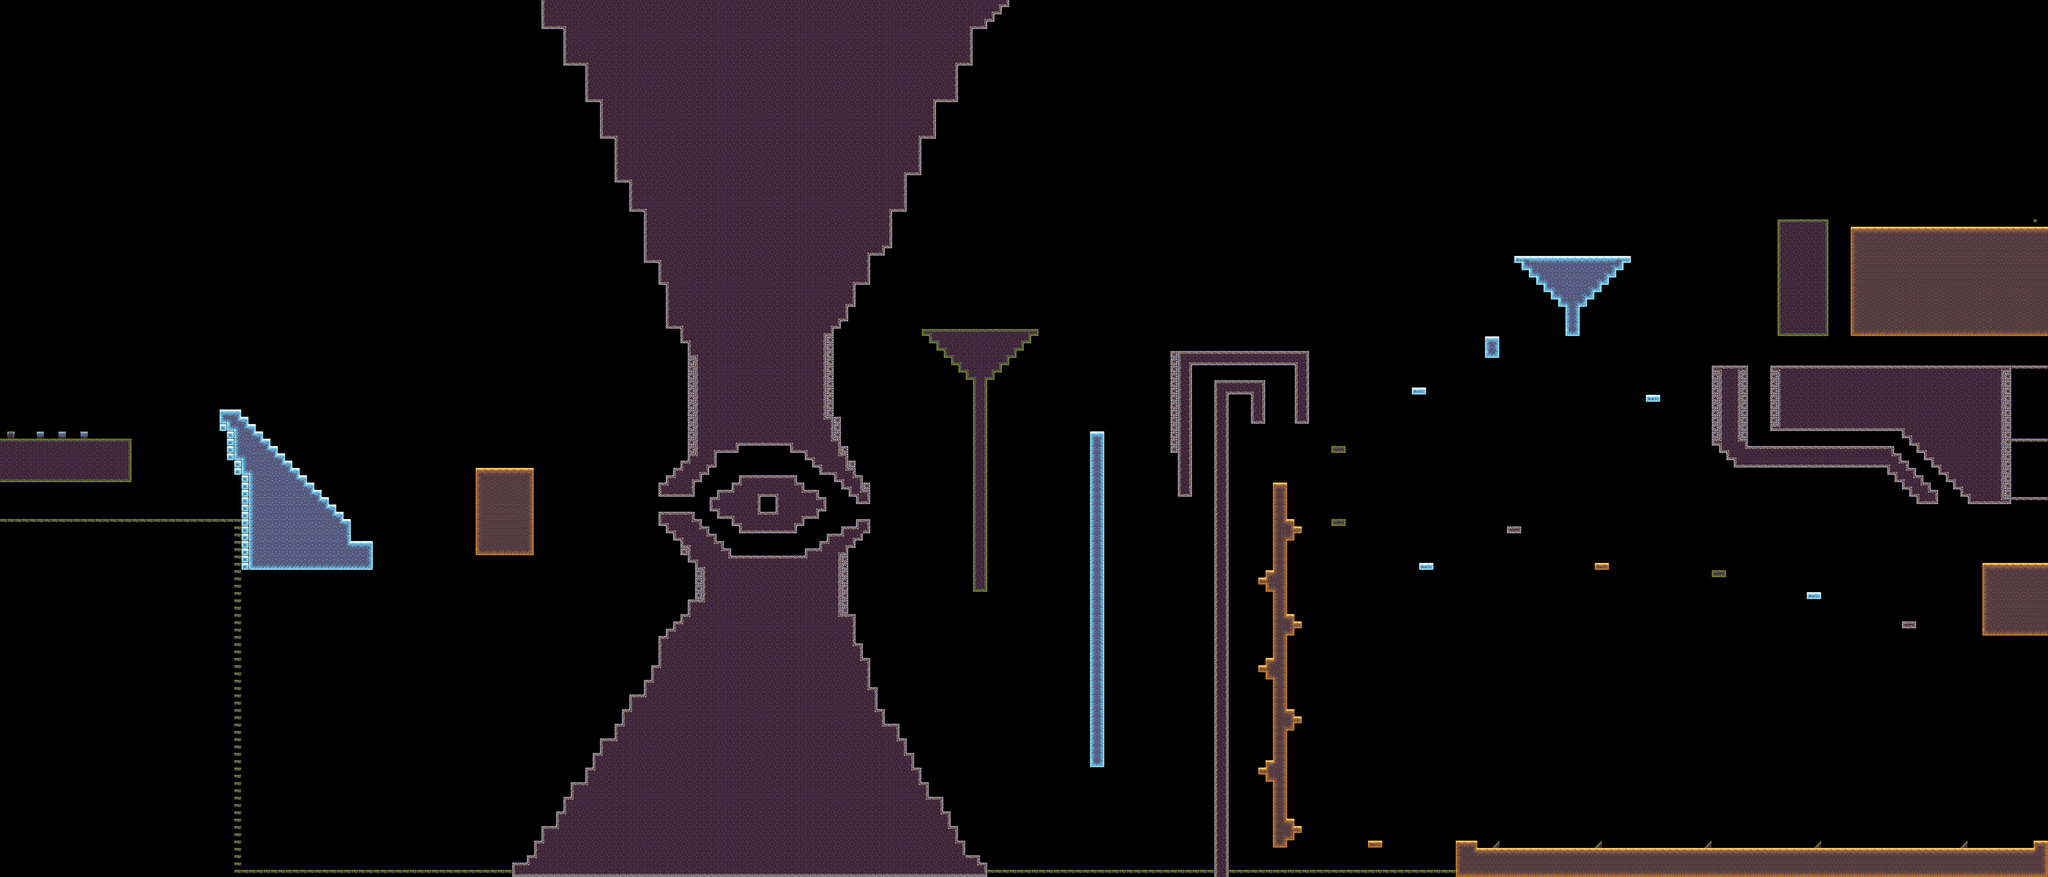

This game map was drawn from its Tiled (.tmx) file and the tilesets committed beside it. A one-line description and the trimmed map source follow:
An orthogonal 280x120 tile map with 32x32 px tiles, 2 tile layers (BlockLayer1, BlockLayer2), 6 tilesets.

<map version="1.10" tiledversion="1.11.2" orientation="orthogonal" renderorder="right-down" width="280" height="120" tilewidth="32" tileheight="32" infinite="0" nextlayerid="4" nextobjectid="1">
 <editorsettings>
  <export target="level4.csv" format="csv" />
 </editorsettings>
 <tileset firstgid="1" source="../Level2/Snow.tsx" />
 <tileset firstgid="61" source="Swamp.tsx" />
 <tileset firstgid="121" name="Mine" tilewidth="32" tileheight="32" tilecount="60" columns="10">
  <image source="../../Sprites/Mine/Tiles/Tileset.png" width="320" height="192" />
 </tileset>
 <tileset firstgid="181" source="Desert.tsx" />
 <tileset firstgid="241" source="../Level1/swamp.tsx" />
 <tileset firstgid="301" source="Combined.tsx" />
 <layer id="1" name="BlockLayer1" width="280" height="120">
  <data>[33600 cells, 6981 non-empty, 81 distinct tile ids]</data>
 </layer>
 <layer id="3" name="BlockLayer2" width="280" height="120">
  <data>[33600 cells, 0 non-empty, 0 distinct tile ids]</data>
 </layer>
</map>
